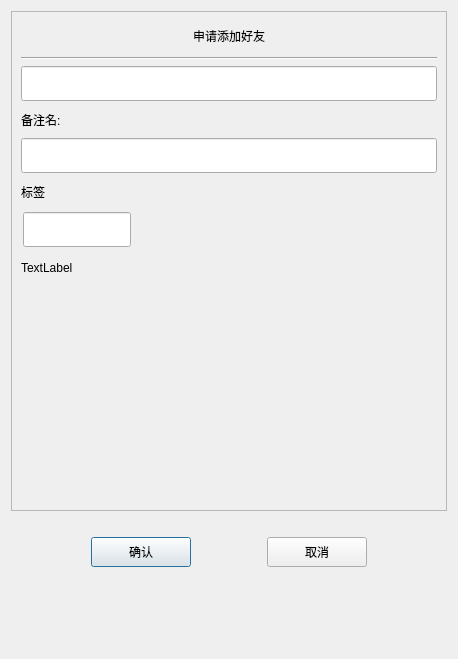
<?xml version="1.0" encoding="UTF-8"?>
<ui version="4.0">
 <class>AuthenFriend</class>
 <widget class="QDialog" name="AuthenFriend">
  <property name="geometry">
   <rect>
    <x>0</x>
    <y>0</y>
    <width>458</width>
    <height>659</height>
   </rect>
  </property>
  <property name="windowTitle">
   <string>Dialog</string>
  </property>
  <layout class="QVBoxLayout" name="verticalLayout">
   <item>
    <widget class="QScrollArea" name="scrollArea">
     <property name="minimumSize">
      <size>
       <width>0</width>
       <height>500</height>
      </size>
     </property>
     <property name="widgetResizable">
      <bool>true</bool>
     </property>
     <widget class="QWidget" name="scrollcontent">
      <property name="geometry">
       <rect>
        <x>0</x>
        <y>0</y>
        <width>434</width>
        <height>498</height>
       </rect>
      </property>
      <layout class="QVBoxLayout" name="verticalLayout_2">
       <property name="spacing">
        <number>0</number>
       </property>
       <property name="leftMargin">
        <number>0</number>
       </property>
       <property name="topMargin">
        <number>11</number>
       </property>
       <property name="rightMargin">
        <number>0</number>
       </property>
       <item>
        <widget class="QLabel" name="apply_lb">
         <property name="minimumSize">
          <size>
           <width>0</width>
           <height>25</height>
          </size>
         </property>
         <property name="maximumSize">
          <size>
           <width>16777215</width>
           <height>25</height>
          </size>
         </property>
         <property name="text">
          <string>申请添加好友</string>
         </property>
         <property name="alignment">
          <set>Qt::AlignCenter</set>
         </property>
        </widget>
       </item>
       <item>
        <widget class="QWidget" name="apply_wid" native="true">
         <layout class="QVBoxLayout" name="verticalLayout_3">
          <item>
           <widget class="Line" name="line">
            <property name="orientation">
             <enum>Qt::Horizontal</enum>
            </property>
           </widget>
          </item>
          <item>
           <widget class="CustomizeEdit" name="name_ed">
            <property name="minimumSize">
             <size>
              <width>0</width>
              <height>35</height>
             </size>
            </property>
            <property name="maximumSize">
             <size>
              <width>16777215</width>
              <height>35</height>
             </size>
            </property>
           </widget>
          </item>
          <item>
           <widget class="QLabel" name="label_2">
            <property name="minimumSize">
             <size>
              <width>0</width>
              <height>25</height>
             </size>
            </property>
            <property name="maximumSize">
             <size>
              <width>16777215</width>
              <height>25</height>
             </size>
            </property>
            <property name="text">
             <string>备注名:</string>
            </property>
           </widget>
          </item>
          <item>
           <widget class="CustomizeEdit" name="back_ed">
            <property name="minimumSize">
             <size>
              <width>0</width>
              <height>35</height>
             </size>
            </property>
            <property name="maximumSize">
             <size>
              <width>16777215</width>
              <height>35</height>
             </size>
            </property>
           </widget>
          </item>
          <item>
           <widget class="QLabel" name="label_3">
            <property name="minimumSize">
             <size>
              <width>0</width>
              <height>25</height>
             </size>
            </property>
            <property name="maximumSize">
             <size>
              <width>16777215</width>
              <height>25</height>
             </size>
            </property>
            <property name="text">
             <string>标签</string>
            </property>
           </widget>
          </item>
          <item>
           <widget class="QWidget" name="lb_group_wid" native="true">
            <property name="minimumSize">
             <size>
              <width>0</width>
              <height>50</height>
             </size>
            </property>
            <layout class="QVBoxLayout" name="verticalLayout_4">
             <property name="spacing">
              <number>0</number>
             </property>
             <property name="leftMargin">
              <number>0</number>
             </property>
             <property name="topMargin">
              <number>0</number>
             </property>
             <property name="rightMargin">
              <number>0</number>
             </property>
             <property name="bottomMargin">
              <number>0</number>
             </property>
             <item>
              <widget class="QWidget" name="gridWidget" native="true">
               <property name="minimumSize">
                <size>
                 <width>0</width>
                 <height>40</height>
                </size>
               </property>
               <property name="maximumSize">
                <size>
                 <width>16777215</width>
                 <height>40</height>
                </size>
               </property>
               <widget class="CustomizeEdit" name="lb_ed">
                <property name="geometry">
                 <rect>
                  <x>2</x>
                  <y>2</y>
                  <width>108</width>
                  <height>35</height>
                 </rect>
                </property>
                <property name="maximumSize">
                 <size>
                  <width>16777215</width>
                  <height>35</height>
                 </size>
                </property>
               </widget>
              </widget>
             </item>
             <item>
              <widget class="QWidget" name="input_tip_wid" native="true">
               <property name="minimumSize">
                <size>
                 <width>0</width>
                 <height>35</height>
                </size>
               </property>
               <property name="maximumSize">
                <size>
                 <width>16777215</width>
                 <height>35</height>
                </size>
               </property>
               <layout class="QVBoxLayout" name="verticalLayout_5">
                <property name="spacing">
                 <number>0</number>
                </property>
                <property name="leftMargin">
                 <number>0</number>
                </property>
                <property name="topMargin">
                 <number>0</number>
                </property>
                <property name="rightMargin">
                 <number>0</number>
                </property>
                <property name="bottomMargin">
                 <number>0</number>
                </property>
                <item>
                 <widget class="ClickedOnceLabel" name="tip_lb">
                  <property name="text">
                   <string>TextLabel</string>
                  </property>
                 </widget>
                </item>
               </layout>
              </widget>
             </item>
            </layout>
           </widget>
          </item>
          <item>
           <widget class="QWidget" name="widget" native="true">
            <property name="minimumSize">
             <size>
              <width>0</width>
              <height>60</height>
             </size>
            </property>
            <layout class="QHBoxLayout" name="horizontalLayout_2">
             <property name="leftMargin">
              <number>0</number>
             </property>
             <property name="topMargin">
              <number>0</number>
             </property>
             <property name="rightMargin">
              <number>0</number>
             </property>
             <property name="bottomMargin">
              <number>0</number>
             </property>
             <item>
              <widget class="QWidget" name="lb_list" native="true">
               <property name="minimumSize">
                <size>
                 <width>287</width>
                 <height>50</height>
                </size>
               </property>
               <property name="maximumSize">
                <size>
                 <width>587</width>
                 <height>16777215</height>
                </size>
               </property>
              </widget>
             </item>
             <item>
              <widget class="QWidget" name="more_lb_wid" native="true">
               <property name="minimumSize">
                <size>
                 <width>30</width>
                 <height>0</height>
                </size>
               </property>
               <property name="maximumSize">
                <size>
                 <width>30</width>
                 <height>16777215</height>
                </size>
               </property>
               <layout class="QVBoxLayout" name="verticalLayout_6">
                <item>
                 <spacer name="verticalSpacer_3">
                  <property name="orientation">
                   <enum>Qt::Vertical</enum>
                  </property>
                  <property name="sizeHint" stdset="0">
                   <size>
                    <width>20</width>
                    <height>40</height>
                   </size>
                  </property>
                 </spacer>
                </item>
                <item>
                 <widget class="ClickedOnceLabel" name="more_lb">
                  <property name="minimumSize">
                   <size>
                    <width>25</width>
                    <height>25</height>
                   </size>
                  </property>
                  <property name="maximumSize">
                   <size>
                    <width>25</width>
                    <height>25</height>
                   </size>
                  </property>
                  <property name="text">
                   <string/>
                  </property>
                 </widget>
                </item>
                <item>
                 <spacer name="verticalSpacer_4">
                  <property name="orientation">
                   <enum>Qt::Vertical</enum>
                  </property>
                  <property name="sizeHint" stdset="0">
                   <size>
                    <width>20</width>
                    <height>40</height>
                   </size>
                  </property>
                 </spacer>
                </item>
               </layout>
              </widget>
             </item>
            </layout>
           </widget>
          </item>
         </layout>
        </widget>
       </item>
      </layout>
     </widget>
    </widget>
   </item>
   <item>
    <spacer name="verticalSpacer">
     <property name="orientation">
      <enum>Qt::Vertical</enum>
     </property>
     <property name="sizeType">
      <enum>QSizePolicy::Fixed</enum>
     </property>
     <property name="sizeHint" stdset="0">
      <size>
       <width>20</width>
       <height>10</height>
      </size>
     </property>
    </spacer>
   </item>
   <item>
    <widget class="QWidget" name="apply_sure_wid" native="true">
     <property name="minimumSize">
      <size>
       <width>0</width>
       <height>50</height>
      </size>
     </property>
     <layout class="QHBoxLayout" name="horizontalLayout">
      <item>
       <spacer name="horizontalSpacer">
        <property name="orientation">
         <enum>Qt::Horizontal</enum>
        </property>
        <property name="sizeHint" stdset="0">
         <size>
          <width>40</width>
          <height>20</height>
         </size>
        </property>
       </spacer>
      </item>
      <item>
       <widget class="ClickedBtn" name="sure_btn">
        <property name="minimumSize">
         <size>
          <width>100</width>
          <height>30</height>
         </size>
        </property>
        <property name="text">
         <string>确认</string>
        </property>
       </widget>
      </item>
      <item>
       <spacer name="horizontalSpacer_2">
        <property name="orientation">
         <enum>Qt::Horizontal</enum>
        </property>
        <property name="sizeHint" stdset="0">
         <size>
          <width>40</width>
          <height>20</height>
         </size>
        </property>
       </spacer>
      </item>
      <item>
       <widget class="ClickedBtn" name="cancel_btn">
        <property name="minimumSize">
         <size>
          <width>100</width>
          <height>30</height>
         </size>
        </property>
        <property name="text">
         <string>取消</string>
        </property>
       </widget>
      </item>
      <item>
       <spacer name="horizontalSpacer_3">
        <property name="orientation">
         <enum>Qt::Horizontal</enum>
        </property>
        <property name="sizeHint" stdset="0">
         <size>
          <width>40</width>
          <height>20</height>
         </size>
        </property>
       </spacer>
      </item>
     </layout>
    </widget>
   </item>
   <item>
    <spacer name="verticalSpacer_2">
     <property name="orientation">
      <enum>Qt::Vertical</enum>
     </property>
     <property name="sizeHint" stdset="0">
      <size>
       <width>20</width>
       <height>48</height>
      </size>
     </property>
    </spacer>
   </item>
  </layout>
 </widget>
 <customwidgets>
  <customwidget>
   <class>ClickedBtn</class>
   <extends>QPushButton</extends>
   <header location="global">clickedbtn.h</header>
  </customwidget>
  <customwidget>
   <class>CustomizeEdit</class>
   <extends>QLineEdit</extends>
   <header location="global">customizeedit.h</header>
  </customwidget>
  <customwidget>
   <class>ClickedOnceLabel</class>
   <extends>QLabel</extends>
   <header location="global">clickedoncelabel.h</header>
  </customwidget>
 </customwidgets>
 <resources/>
 <connections/>
</ui>
